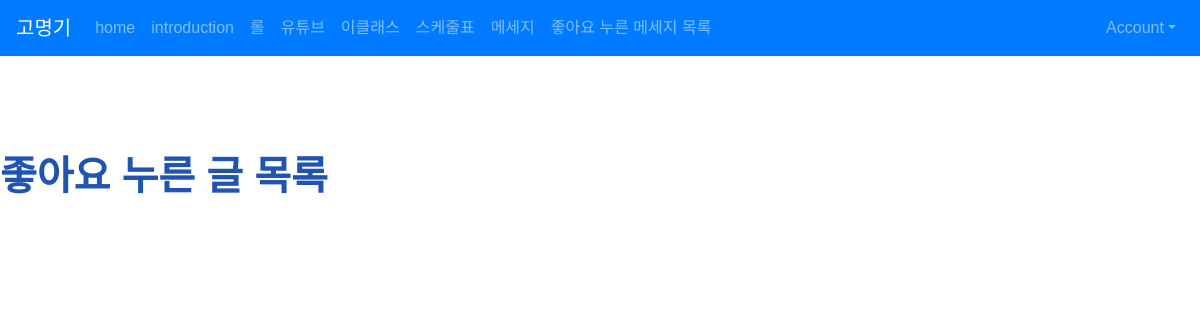
Before: /posts/like_list/ (signed in) with the older database file.
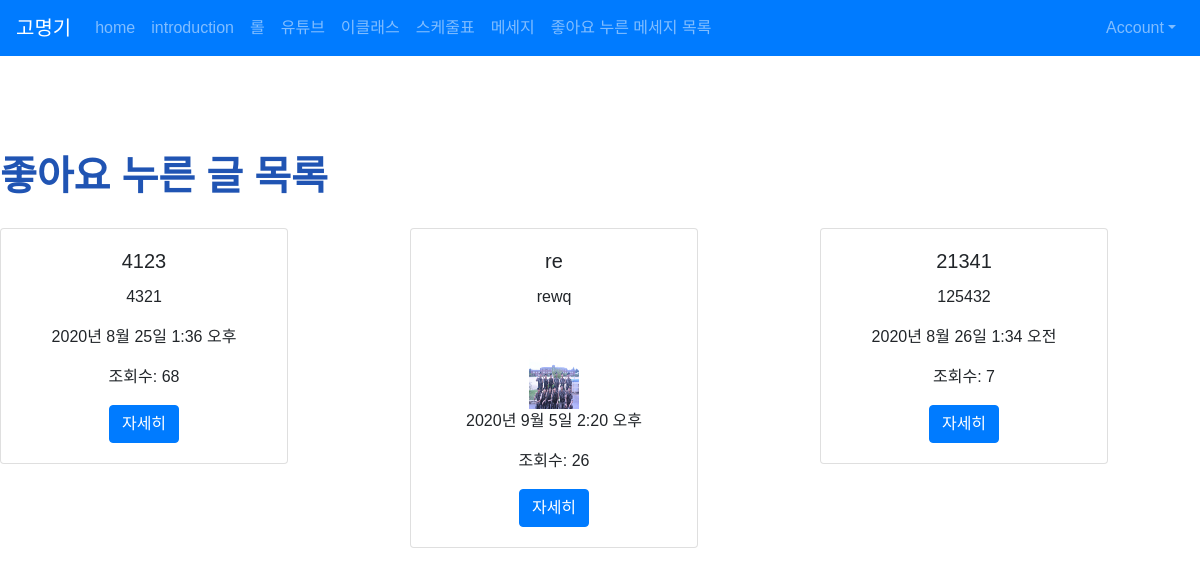
After: the same page with the newer database file.
### posts/models.py (models this page shows, shortened)
class Like(models.Model):
    user = models.ForeignKey(User, on_delete=models.CASCADE)
    post = models.ForeignKey(Post, on_delete=models.CASCADE)
    created_at = models.DateTimeField(auto_now_add=True)
    updated_at = models.DateTimeField(auto_now=True)
    class Meta:
        unique_together = (('user','post'))

class Post(models.Model):
    title = models.CharField(max_length=50, null=False)
    content = models.TextField()
    view_count = models.IntegerField(default = 0)
    created_at = models.DateTimeField(auto_now_add = True)
    updated_at = models.DateTimeField(auto_now = True)
    image = models.ImageField(upload_to = 'images/',null=True)
    user = models.ForeignKey(User, on_delete = models.CASCADE, null=True)
    like_user_set = models.ManyToManyField(User, blank=True, related_name='like_user_set',through='Like')

### posts/views.py (the view)
# urls.py: path('like_list/',like_list, name="like_list"),
@login_required
def like_list(request):
    likes = request.user.like_set.all()
    return render(request,'posts/like_list.html', {'likes':likes})

### posts/templates/posts/like_list.html
{% extends 'base.html' %}
{% load static %}
{% block content %}
    {% if user.is_authenticated %}
        <div class="container1">
            <br><br><br><br>
            <h1 style = "font-weight: bold; color: rgb(32, 84, 179);">좋아요 누른 글 목록</h1>
            <div class="row">
                {% for like in likes %}
                    <div class="col-md-4 col-12">
                        <div class="card text-center" style="width: 18rem; margin-top: 20px;">
                            <div class="card-body">
                                <h5 class="card-title">{{ like.post.title }}</h5>
                                <p class="card-text">{{ like.post.content }}</p>
                                {% if like.post.image %}
                                    <br>
                                    <img src ="{{ like.post.image.url }}" style="height: 60px; width:50px;">
                                {%  endif %}
                                <p>{{ like.post.created_at }}</p>
                                <p> 조회수: {{ like.post.view_count }}</p>
                                <a href="{% url 'posts:show' like.post.id %}" class="btn btn-primary">자세히</a>
                            </div>
                        </div>
                    </div>
                {% endfor %}
            </div>
        </div>
    {% else %}
        <h3> 로그인 후 이용이 가능합니다.</h3>
        <a href="{% url 'account_login' %}" class="btn btn-warning">로그인</a>
        <a href="{% url 'account_signup' %}" class="btn btn-warning">회원가입</a>
    {% endif %}
{% endblock %}

### myblog/templates/base.html (shortened to what this page needs)
<!doctype html>
{% load static %}
<html lang="en">
  <head>
    <link rel="stylesheet" href="https://stackpath.bootstrapcdn.com/bootstrap/4.5.0/css/bootstrap.min.css">
    <link rel="stylesheet" href="{% static 'css/project.css' %}">
    <link rel="stylesheet" href="https://cdnjs.cloudflare.com/ajax/libs/font-awesome/5.8.2/css/all.min.css"/>
  </head>
  <body>
    {% include 'shared/_navbar.html' %}
    {% block content %}
    {% endblock %}
  </body>
</html>

### myblog/templates/shared/_navbar.html (shortened to what this page needs)
<nav class="navbar navbar-expand-lg navbar-dark bg-primary">
  <a class="navbar-brand" href='{% url "main" %}'>고명기</a>
  <div class="collapse navbar-collapse" id="navbarColor01">
    <ul class="navbar-nav mr-auto">
      <li class="nav-item">
        <a class="nav-link" href='{% url "main" %}'>home <span class="sr-only">(current)</span></a>
      </li>
      <li class="nav-item">
        <a class="nav-link" href='{% url "introduction:profile" %}'>introduction</a>
      </li>
      <li class="nav-item">
        <a class="nav-link" href="https://www.op.gg/summoner/userName=%EB%B6%95%EC%96%B4%EC%97%91%EA%B8%B0%EC%8A%A4"  target="_blank">롤</a>
      </li>
      <li class="nav-item">
        <a class="nav-link" href="https://www.youtube.com/" target="_blank">유튜브</a>
      </li>
      <li class="nav-item">
        <a class="nav-link" href="https://eclass.dongguk.edu/index.jsp">이클래스</a>
      </li>
      <li class="nav-item">
        <a class="nav-link" href='{% url "cld:calendar" %}'>스케줄표</a>
      </li>
      <li class="nav-item">
        <a class="nav-link" href='{% url "posts:main" %}'>메세지
        </a>
      </li>
      <li class="nav-item">
        <a class="nav-link" href='{% url "posts:like_list" %}'>좋아요 누른 메세지 목록
        </a>
      </li>
    </ul>
    <ul class="nav navbar-nav navbar-right ">
      <li class="nav-item dropdown ">
        <a class="nav-link dropdown-toggle" data-toggle="dropdown" href="#" role="button" aria-haspopup="true" aria-expanded="false">Account</a>
      </li>
    </ul>
  </div>
</nav>

### myblog/static/css/project.css (style rules this page uses)
.card { flex-grow: 1; }
ul { list-style-type: none; }
body { font-family: Verdana, sans-serif; }
h5 { text-align: center; }
.card-text { text-align: center; }

Changed rows visible on the page:
added Like: post "4123", post.content "4321", post.created_at "2020년 8월 25일 1:36 오후", post.view_count "68"
added Like: post "re", post.content "rewq", post.image (picture), post.created_at "2020년 9월 5일 2:20 오후", post.view_count "26"
added Like: post "21341", post.content "125432", post.created_at "2020년 8월 26일 1:34 오전", post.view_count "7"
